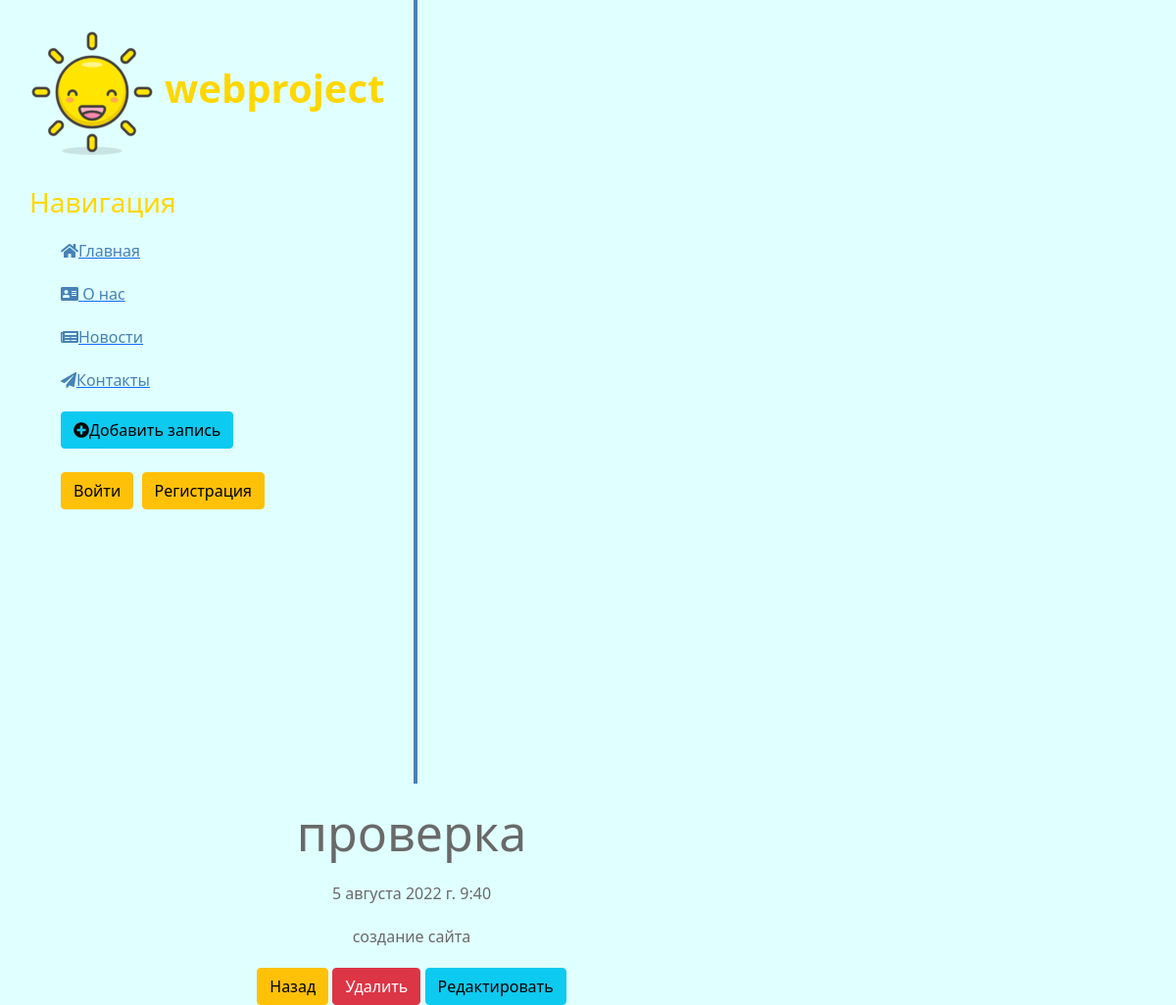
Screenshot of /news/1 with the database file from the repository.
### news/models.py (models this page shows, shortened)
class Artiles(models.Model):
    title = models.CharField('Название', max_length=50)
    anons = models.CharField('Анонс', max_length=250)
    full_text = models.TextField('Статья')
    date = models.DateTimeField('Дата публикации')
    class Meta:
        verbose_name='Новость'
        verbose_name_plural='Новости'

### news/views.py (the view)
# urls.py: path('<int:pk>', views.NewDetailView.as_view(), name='news-detail'),
class NewDetailView(DetailView):
    model = Artiles
    template_name = 'news/details_view.html'
    context_object_name = 'article'

### news/templates/news/details_view.html (shortened to what this page needs)
{% extends 'main/layout.html' %}
{% block content %}
   <div class="features">
      <h1>{{ article.title }}</h1>
       <p>{{ article.date }}</p>
       <p>{{ article.full_text }}</p>
       <a href="{% url 'news_home' %}" class="btn btn-warning">Назад</a>
       <a href="{% url 'news-delete' article.id %}" class="btn btn-danger">Удалить</a>
       <a href="{% url 'news-update' article.id %}" class="btn btn-info">Редактировать</a>
   </div>
{% endblock %}

### main/static/main/css/main.css (style rules this page uses)
body { background: #E0FFFF; }
main .features { float: left; color: #696969; margin-top: 20px; text-align: center; width: 70%; }
main .features h1 { font-size: 50px; }
main .features p { max-width:400px; margin: 20px auto }

### rows the page displays
Artiles: title "проверка", date "5 августа 2022 г. 9:40", full_text "создание сайта"
